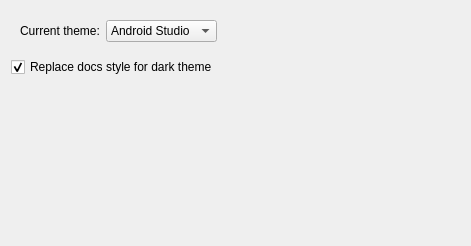
         <widget class="QWidget" name="scrollAreaWidgetContents_2">
          <property name="geometry">
           <rect>
            <x>0</x>
            <y>0</y>
            <width>471</width>
            <height>246</height>
           </rect>
          </property>
          <layout class="QVBoxLayout" name="verticalLayout_7">
           <item>
            <widget class="QWidget" name="widget" native="true">
             <layout class="QHBoxLayout" name="horizontalLayout_4">
              <item>
               <widget class="QLabel" name="label_4">
                <property name="sizePolicy">
                 <sizepolicy hsizetype="Fixed" vsizetype="Preferred">
                  <horstretch>0</horstretch>
                  <verstretch>0</verstretch>
                 </sizepolicy>
                </property>
                <property name="text">
                 <string>Current theme:</string>
                </property>
               </widget>
              </item>
              <item>
               <widget class="QComboBox" name="comboBoxTheme">
                <property name="sizePolicy">
                 <sizepolicy hsizetype="Fixed" vsizetype="Fixed">
                  <horstretch>0</horstretch>
                  <verstretch>0</verstretch>
                 </sizepolicy>
                </property>
                <property name="minimumSize">
                 <size>
                  <width>100</width>
                  <height>0</height>
                 </size>
                </property>
                <item>
                 <property name="text">
                  <string>Android Studio</string>
                 </property>
                </item>
                <item>
                 <property name="text">
                  <string>NetBeans</string>
                 </property>
                </item>
                <item>
                 <property name="text">
                  <string>Qt Creator</string>
                 </property>
                </item>
               </widget>
              </item>
              <item>
               <spacer name="horizontalSpacer_3">
                <property name="orientation">
                 <enum>Qt::Horizontal</enum>
                </property>
                <property name="sizeHint" stdset="0">
                 <size>
                  <width>40</width>
                  <height>20</height>
                 </size>
                </property>
               </spacer>
              </item>
             </layout>
            </widget>
           </item>
           <item>
            <widget class="QCheckBox" name="checkBoxReplaceDocsStyle">
             <property name="autoFillBackground">
              <bool>false</bool>
             </property>
             <property name="text">
              <string>Replace docs style for dark theme</string>
             </property>
             <property name="checked">
              <bool>true</bool>
             </property>
            </widget>
           </item>
           <item>
            <spacer name="verticalSpacer_3">
             <property name="orientation">
              <enum>Qt::Vertical</enum>
             </property>
             <property name="sizeHint" stdset="0">
              <size>
               <width>20</width>
               <height>40</height>
              </size>
             </property>
            </spacer>
           </item>
          </layout>
         </widget>
